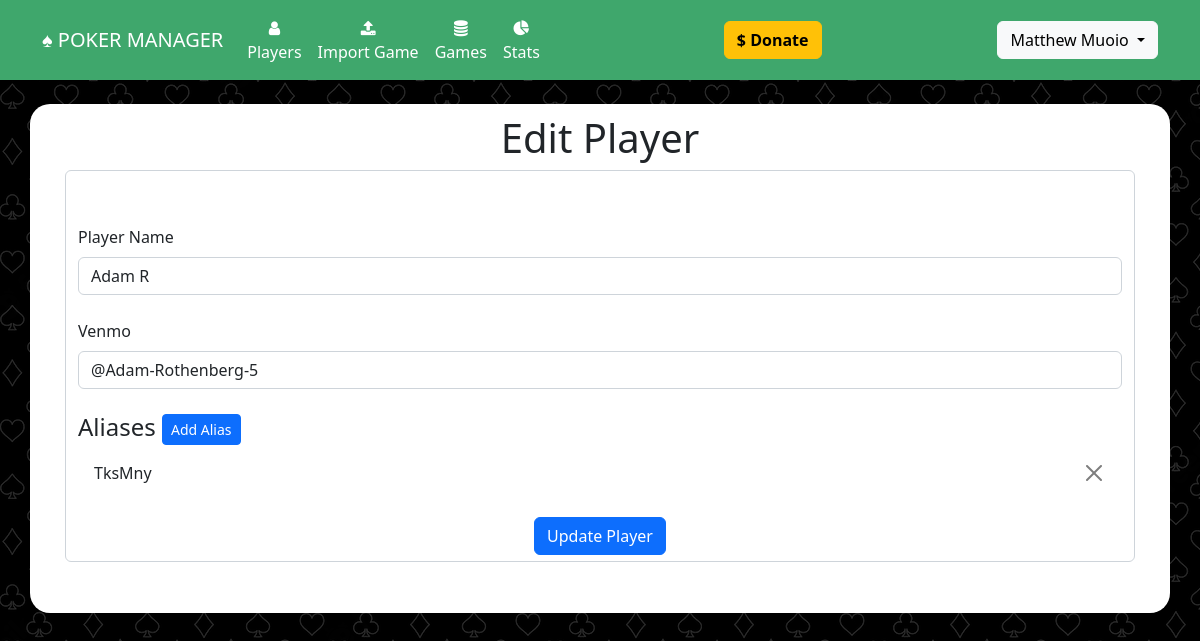
The page /edit_player?player_id=3 (signed in) on the database as committed earlier.
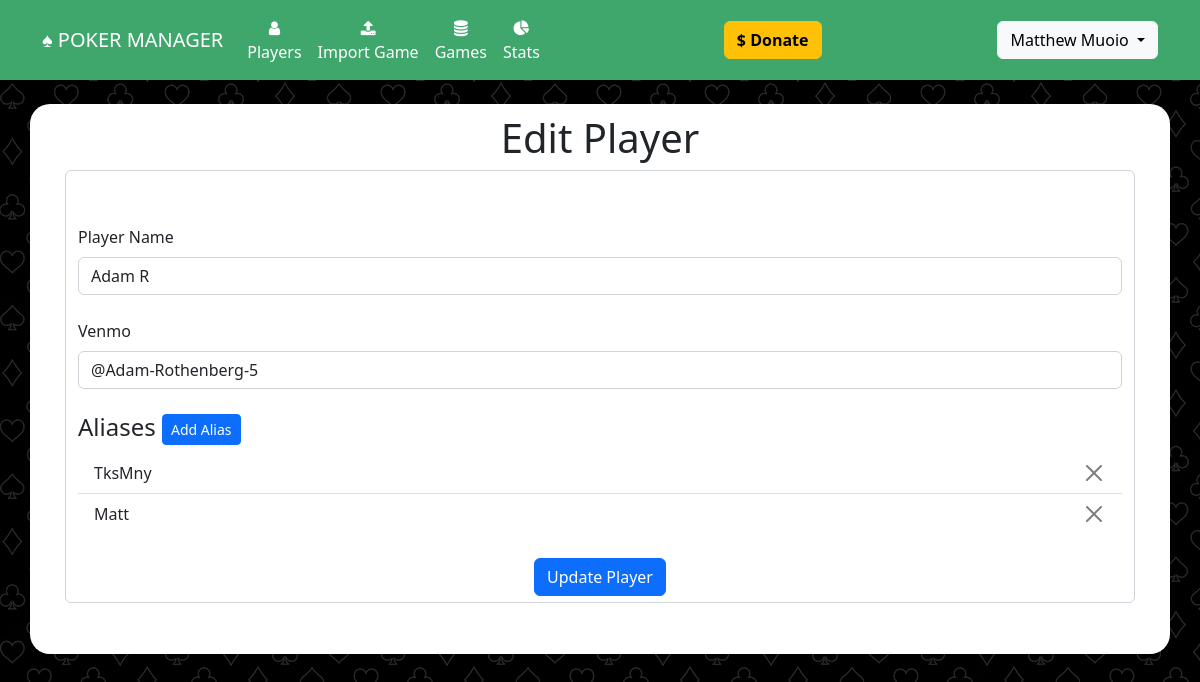
The same page on the database as committed later.
### website/models.py (models this page shows)
class Alias(db.Model):
	id = db.Column(db.Integer, primary_key=True)
	alias = db.Column(db.String(150), unique=True)
	player_id = db.Column(db.Integer, db.ForeignKey('player.id'))

### website/views.py (the view, shortened to what this page needs)
@views.route('/edit_player', methods=['GET','POST'])
@admin_required
def edit_player():
	player_id = request.args.get('player_id')
	if not player_id:
		flash("That user does not exist.", category="error")
		return redirect(url_for('views.players'))
	player = Player.query.filter_by(id=player_id).first()
	if not player:
		flash("That player does not exist.", category="error")
		return redirect(url_for('views.players'))
	return render_template("edit_player.html", user=current_user, player=player)

### website/__init__.py (called while the page is built)
def create_app():
	app = Flask(__name__)
	app.config['SECRET_KEY'] = 'secret_key_password_string'
	app.config['SQLALCHEMY_DATABASE_URI'] = os.getenv('DATABASE_URL_SQ')
	migrate.init_app(app, db, render_as_batch=True)
	db.init_app(app)
	from .models import User, Player, Alias, Game, Payment, Url, Earning, PokernowId, Behavior
	from .views import views
	from .auth import auth
	app.register_blueprint(views, url_prefix='/')
	app.register_blueprint(auth, url_prefix='/')
	login_manager = LoginManager()
	login_manager.login_view = 'auth.login'
	login_manager.init_app(app)
	@login_manager.user_loader
	def load_user(id):
		return User.query.get(int(id))
	return app

### website/views.py (called while the page is built)
def admin_required(f):
	@wraps(f)
	def decorated_function(*args, **kwargs):
		if current_user.is_anonymous:
			return redirect(url_for('auth.login'))
		if current_user and current_user.admin:
			return f(*args, **kwargs)
		else:
			return redirect(url_for('auth.login'))
	return decorated_function

### website/templates/edit_player.html (shortened to what this page needs)
{% extends "base.html" %}
{% block content %}
<h1 align="center">Edit Player</h1>
<form method="POST">
	<div class="form-control mb-3">
	<a href="{{url_for('views.players')}}" class="nav-item nav-link"><i  class="fa fa-reply" aria-hidden="true"></i></a><br/>
	<label for="player_name" class="form-label">Player Name</label>
	<input type="text" name="player_name" id="player_name" class="form-control" value="{{ player.name }}"></input>
	<br/>
	<label for="player_venmo" class="form-label">Venmo</label>
	<input type="text" name="player_venmo" id="player_venmo" class="form-control" value="{{ player.venmo }}"></input>
	<br/>
	<h4>Aliases <button type="button" class="btn btn-primary btn-sm"  data-bs-toggle="modal" data-bs-target="#addAliasModal"  data-bs-player-name="{{ player.name }}">Add Alias</button></h4>
	<ul class="list-group list-group-flush" id="notes">
		{% for alias in player.aliases %}
		<li class="list-group-item">{{ alias.alias }}
			{% if user and user.is_authenticated and user.admin %}<button type="button" class="btn-close float-end" onClick="deleteAlias({{alias.id}},{{player.id}})"></button>{% endif %}
		</li>
		{% endfor %}
	</ul>
	<br/>
	<div align="center">
		<button type="submit" id="player-submit" name="player-submit" class="btn btn-primary">Update Player</button>
	</div>
	</div>
</form>
{% endblock %}

Rows that differ between the two databases and show on the page:
added Alias: alias "Matt"
